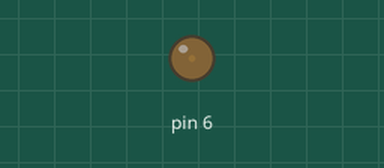
Simulated run of this sketch. Board: Arduino Uno, built with avr-gcc and run on an emulated ATmega328P. Shown: output pins drawn as LEDs (lit = HIGH).

Above: at 0.05 s.
At 1.15 s:
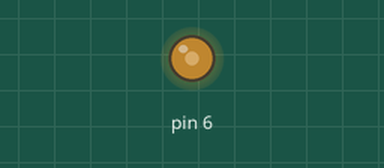
At 2.3 s:
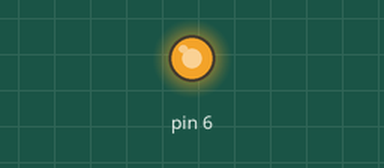
At 4.55 s:
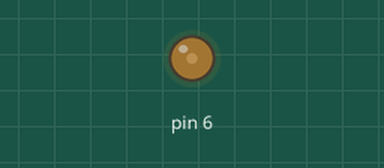
Timing chart, 0 to 6.6 s (numbered marks = the images above):
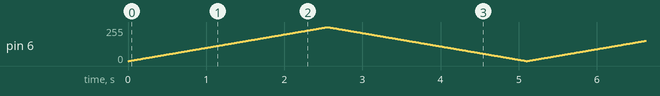

The sketch:

lab04_ex21.ino
```cpp
#include <avr/io.h>
#include <avr/interrupt.h>
#include <util/delay.h>

int main(void)
{

	DDRD = DDRD | (1<<6);// set the pin 6 of port d as output

    TCCR0B |= (1<<CS01)|(1<<CS00) ; // 1/64 prescalar
    TCCR0B &=  ~(1<<CS02);

    TCCR0A |= (1<<COM0A1)|(1<<WGM00)|(1<<WGM01);//non inverting mode of  fast PWM mode


    while(1){
        //increase the intensity of th LED
        for(int duty = 0 ; duty<255 ;duty++){
      		OCR0A = duty ;
            _delay_ms(10);
        }
        //decrease the intensity
        for(int duty = 255; duty>0 ;duty--){
      		OCR0A = duty ;
            _delay_ms(10);

        }

    }

}
```
